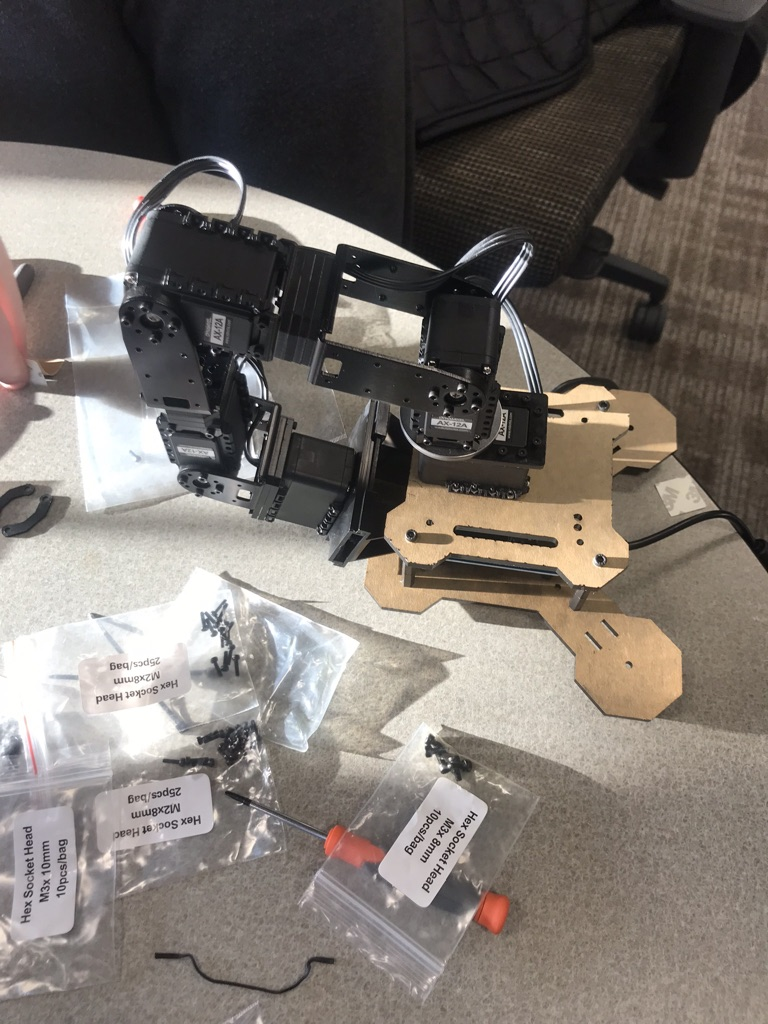
#> input picture Movement/UNADJUSTEDNONRAW_thumb_2.jpg, 768 x 1024 px, given in place of the camera
$ python circles.py
#> lines starting #> are read from the running program, lines starting #| are printed output that depends on the picture; after the words box and inside, x2 and y2 are one past the last pixel; in counts of white or black regions, pixels touching at a corner belong together

import numpy as np
import cv2

camera = cv2.VideoCapture(0)
img = camera.read(0)[1]
#> img is the input picture: shape (1024, 768, 3); mean B, G, R 107, 113, 120.3
img = cv2.cvtColor(img, cv2.COLOR_BGR2GRAY)
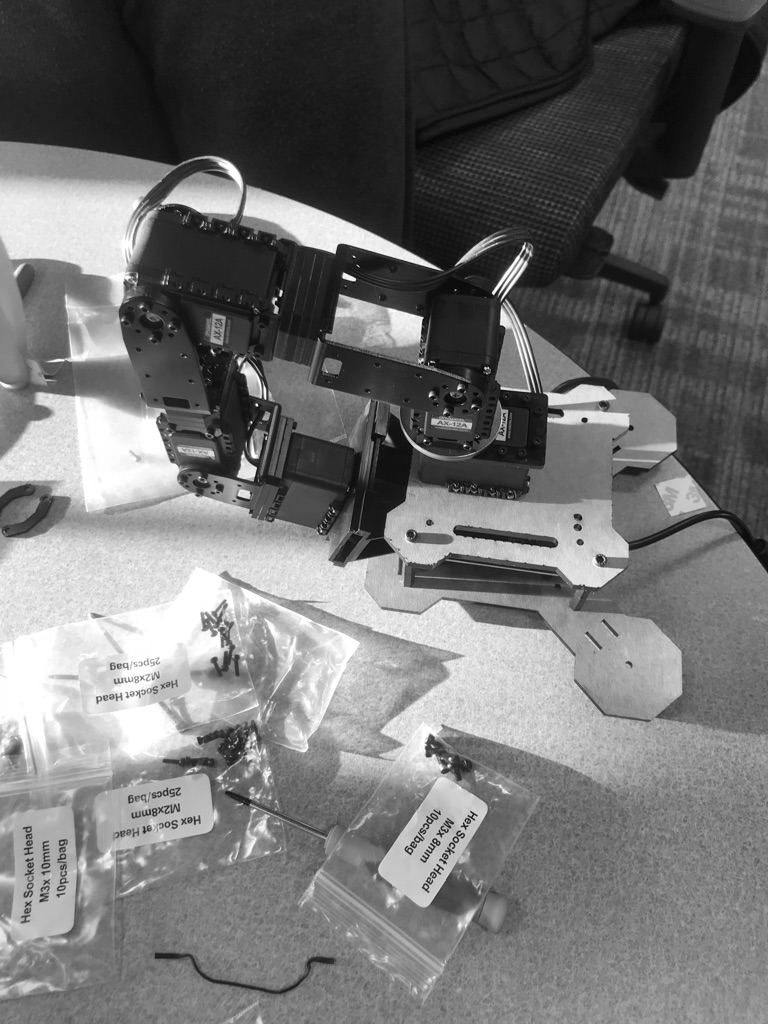
#> img: shape (1024, 768); min 0, max 255, mean 114.5

img = cv2.medianBlur(img, 5)
cimg = cv2.cvtColor(img, cv2.COLOR_GRAY2BGR)

circles = cv2.HoughCircles(img, cv2.HOUGH_GRADIENT, 1, 20,
                            param1=100, param2=15, minRadius=1, maxRadius=20)
#> circles = 46 rows, first 8: [461.5, 440.5, 19.4], [49.5, 872.5, 17.2], [245.5, 632.5, 17.2], [228.5, 746.5, 19.4], [192.5, 480.5, 15.8], [131.5, 876.5, 16], [105.5, 861.5, 7.1], [378.5, 894.5, 19.4]

circles = np.uint16(np.around(circles))
#> circles = 46 rows, first 8: [462, 440, 19], [50, 872, 17], [246, 632, 17], [228, 746, 19], [192, 480, 16], [132, 876, 16], [106, 862, 7], [378, 894, 19]

centers = list()
for circle_num, i in enumerate(circles[0,:]):
    # draw the outer circle
    cv2.circle(cimg,(i[0],i[1]), i[2], (0, 255, 0), 2)

    # draw the center of the circle
    if np.all(cimg[i[1], i[0]] / 100 > 1.5):
        cv2.circle(cimg,(i[0],i[1]), 2, (0, 0, 255), 3)
    else:
        print('{}'.format(circle_num), end = '\n')
        cv2.circle(cimg,(i[0],i[1]), 2, (255, 0, 0), 3)

    centers.append((i[0], i[1]))
#> this loop made 46 passes
#> i on passes 1 to 12: [462, 440, 19], [50, 872, 17], [246, 632, 17], [228, 746, 19], [192, 480, 16], [132, 876, 16], [106, 862, 7], [378, 894, 19], [262, 414, 16], [532, 348, 15], [260, 446, 14], [216, 326, 11]
#| 0
#| 3
#| 4
#| 5
#| 7
#| 8
#| 9
#| 11
#> (further printed lines are left out)
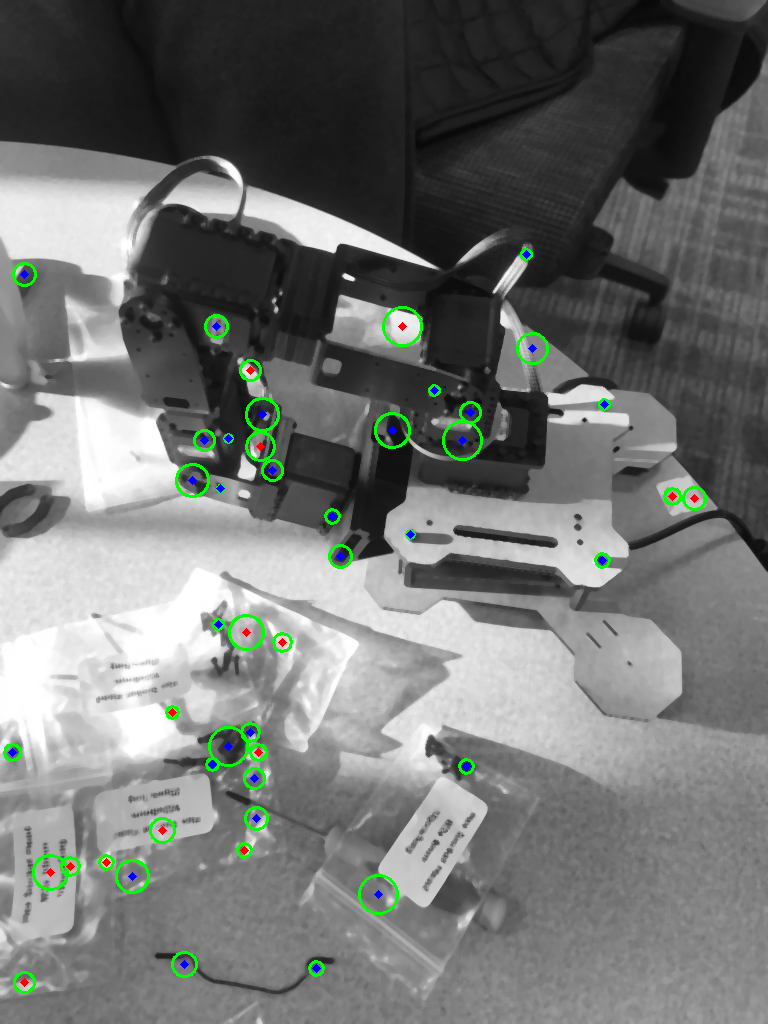
#> cimg: shape (1024, 768, 3); mean B, G, R 113.2, 115.6, 113
#> after the loop, centers = 46 pairs, first value 12 to 694, second value 254 to 982

# Sort circle centers by position and annotate with number
centers.sort(key = lambda v: (v[1], v[0]))
for count, i in enumerate(centers):
	cv2.putText(cimg, str(count), (i[0],i[1]),  cv2.FONT_HERSHEY_SIMPLEX, .35, (255, 255, 255), 2)
#> this loop made 46 passes
#> i on passes 1 to 12: (526, 254), (24, 274), (216, 326), (402, 326), (532, 348), (250, 370), (434, 390), (604, 404), (470, 412), (262, 414), (392, 430), (228, 438)
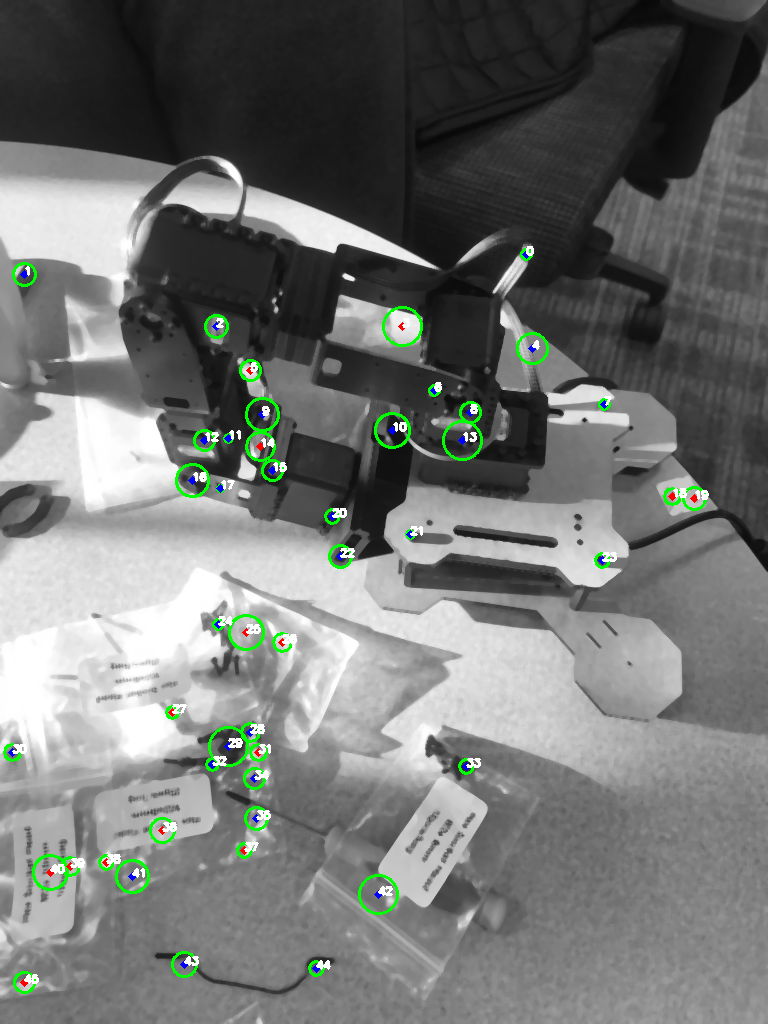
#> cimg: shape (1024, 768, 3); 0.52% of pixels changed, all inside (x1, y1, x2, y2) = (12, 246, 709, 984)

cv2.imwrite('tmp.jpg', cimg)
